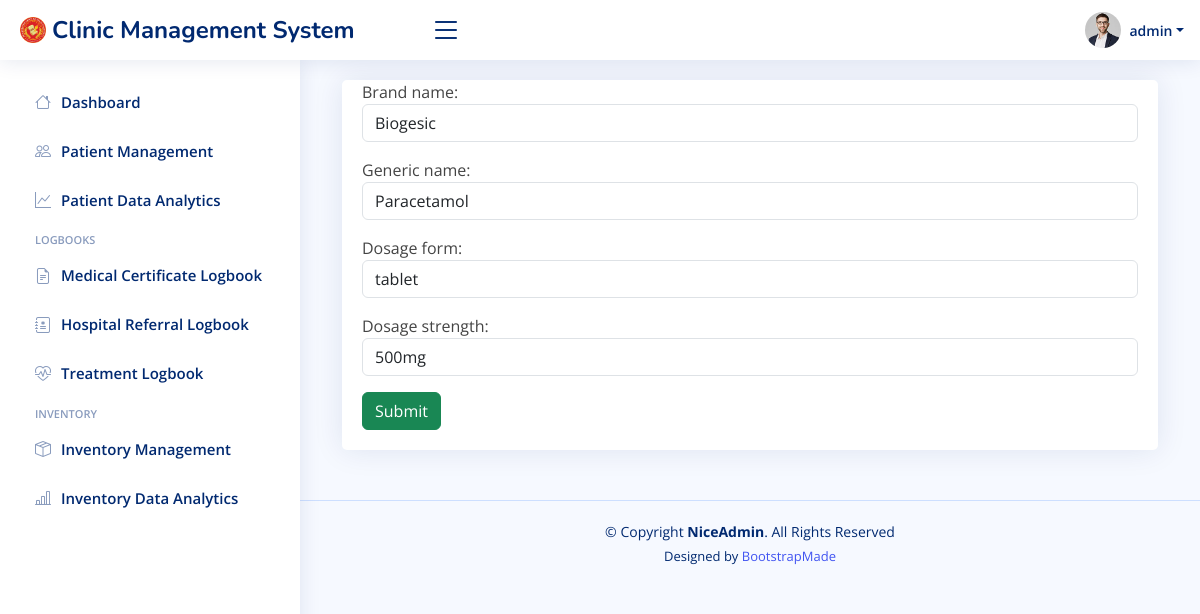
Screenshot of /medicineform-update/1/ (signed in) with the database file from the repository.
### cms/models.py (models this page shows, shortened)
class Medicine(models.Model):
    created_at = models.DateTimeField(auto_now_add=True)
    updated_at = models.DateTimeField(auto_now=True)
    brand_name = models.CharField(max_length=100)
    generic_name = models.CharField(max_length=100)
    dosage_form = models.CharField(max_length=100)
    dosage_strength = models.CharField(max_length=100)
    provider = models.CharField(max_length=100, blank=True, null=True)
    provider_updated = models.CharField(max_length=100, blank=True)

### cms/views.py (the view, shortened to what this page needs)
# urls.py: path('medicineform-update/<str:pk>/', views.medicineform_update_view, name="Medicine Update"),
@login_required(login_url="Login")
def medicineform_update_view(request, pk):
    medicine_instance = get_object_or_404(Medicine, id=pk)
    form = MedicineForm(instance=medicine_instance)
    context = {'form':form}
    return render(request, 'cms/medicine-form.html', context)

### cms/forms.py
class MedicineForm(forms.ModelForm):
    class Meta:
        model = Medicine
        fields = '__all__'
        exclude = ('created_at', 'provider', 'updated_at', 'provider_updated')
        widgets = {
            'brand_name': forms.TextInput(attrs={'class': 'form-control'}),
            'generic_name': forms.TextInput(attrs={'class': 'form-control'}),
            'dosage_form': forms.TextInput(attrs={'class': 'form-control'}),
            'dosage_strength': forms.TextInput(attrs={'class': 'form-control'}),
        }

### cms/templates/cms/medicine-form.html (shortened to what this page needs)
{% extends "cms/base.html" %}
{% block content %}
<div class="container">
    <div class="row">
        <div class="col-sm">
            <div class="card card-body">
                <div class="form-group">
                    <form action="" method="POST">
                        {{form.as_p}}
                        <input class="btn btn-success" type="submit" value="Submit">
                    </form>
                </div>
            </div>
        </div>
    </div>
</div>
{% endblock content %}

### cms/templates/cms/base.html (shortened to what this page needs)
{% load static %}
<!DOCTYPE html>
<html lang="en">
<head>
  <link href="{% static "cms/assets/vendor/bootstrap/css/bootstrap.min.css" %}" rel="stylesheet">
  <link href="{% static "cms/assets/vendor/bootstrap-icons/bootstrap-icons.css" %}" rel="stylesheet">
  <link href="{% static "cms/assets/vendor/boxicons/css/boxicons.min.css" %}" rel="stylesheet">
  <link href="{% static "cms/assets/vendor/quill/quill.snow.css" %}" rel="stylesheet">
  <link href="{% static "cms/assets/vendor/quill/quill.bubble.css" %}" rel="stylesheet">
  <link href="{% static "cms/assets/vendor/remixicon/remixicon.css" %}s" rel="stylesheet">
  <link href="{% static "cms/assets/vendor/simple-datatables/style.css" %}" rel="stylesheet">
  <link href="{% static "cms/assets/css/style.css" %}" rel="stylesheet">
</head>
<body>
  <header id="header" class="header fixed-top d-flex align-items-center">
    <div class="d-flex align-items-center justify-content-between">
      <a href={% url 'Dashboard' %} class="logo d-flex align-items-center">
        <img src="{% static "cms/assets/img/dhvsu_logo.png" %}" alt="">
        <span class="d-none d-lg-block">Clinic Management System</span>
      </a>
      <i class="bi bi-list toggle-sidebar-btn"></i>
    </div>
    <nav class="header-nav ms-auto">
      <ul class="d-flex align-items-center">
        <li class="nav-item dropdown pe-3">
          <a class="nav-link nav-profile d-flex align-items-center pe-0" href="#" data-bs-toggle="dropdown">
            <img src="{% static "cms/assets/img/profile-img.jpg" %}" alt="Profile" class="rounded-circle">
            <span class="d-none d-md-block dropdown-toggle ps-2">{{ user.username }}</span>
          </a>
        </li>
      </ul>
    </nav>
  </header>
  <aside id="sidebar" class="sidebar">
    <ul class="sidebar-nav" id="sidebar-nav">
      <li class="nav-item">
        <a class="nav-link collapsed" href={% url "Dashboard" %}>
          <i class="bi bi-house"></i>
          <span>Dashboard</span>
      </li>
      <li class="nav-item">
        <a class="nav-link collapsed" href={% url "Patient Data" %}>
          <i class="bi bi-people"></i>
          <span>Patient Management</span>
      </li>
      <li class="nav-item">
        <a class="nav-link collapsed" href="{% url 'department_cases_chart' %}">
          <i class="bi bi-graph-up"></i>
          <span>Patient Data Analytics</span>
        </a>
      </li>
      <li class="nav-heading">Logbooks</li>
      <li class="nav-item">
        <a class="nav-link collapsed" href={% url "Medcert Data" %}>
          <i class="bi bi-file-earmark-text"></i>
          <span>Medical Certificate Logbook</span>
      </li>
      <li class="nav-item">
        <a class="nav-link collapsed" href={% url "Referral Data" %}>
          <i class="bi bi-journal-medical"></i>
          <span>Hospital Referral Logbook</span>
      </li>
      <li class="nav-item">
        <a class="nav-link collapsed" href={% url "Treatment Data" 0 %}>
          <i class="bi bi-heart-pulse"></i>
          <span>Treatment Logbook</span>
      </li>
      <li class="nav-heading">Inventory</li>
      <li class="nav-item">
        <a class="nav-link collapsed" href={% url "Inventory Data" %}>
          <i class="bi bi-box-seam"></i>
          <span>Inventory Management</span>
      </li>
      <li class="nav-item">
        <a class="nav-link collapsed" href={% url "chart" %}>
          <i class="bi bi-bar-chart-line"></i>
          <span>Inventory Data Analytics</span>
      </li>
    </ul>
  </aside>
  <main id="main" class="main">
    {% block content %}
    {% endblock content %}
  </main>
  <footer id="footer" class="footer">
    <div class="copyright">
      &copy; Copyright <strong><span>NiceAdmin</span></strong>. All Rights Reserved
    </div>
    <div class="credits">
      Designed by <a href="https://bootstrapmade.com/">BootstrapMade</a>
    </div>
  </footer>
</body>
</html>

### cms/static/cms/assets/css/style.css (style rules this page uses)
:root { scroll-behavior: smooth; }
body { font-family: "Open Sans", sans-serif; background: #f6f9ff; color: #444444; }
a { color: #4154f1; text-decoration: none; }
#main { margin-top: 60px; padding: 20px 30px; transition: all 0.3s; }
.card { margin-bottom: 30px; border: none; border-radius: 5px; box-shadow: 0px 0 30px rgba(1, 41, 112, 0.1); }
.card-body { padding: 0 20px 20px 20px; }
.logo { line-height: 1; }
@media (min-width: 1200px) { .logo { width: 400px; } }
.logo img { max-height: 26px; margin-right: 6px; }
.logo span { font-size: 24px; font-weight: 700; color: #012970; font-family: "Nunito", sans-serif; }
.header { transition: all 0.5s; z-index: 997; height: 60px; box-shadow: 0px 2px 20px rgba(1, 41, 112, 0.1); background-color: #fff; padding-left: 20px; }
.header .toggle-sidebar-btn { font-size: 32px; padding-left: 10px; cursor: pointer; color: #012970; }
.header-nav ul { list-style: none; }
.header-nav>ul { margin: 0; padding: 0; }
.header-nav .nav-profile { color: #012970; }
.header-nav .nav-profile img { max-height: 36px; }
.header-nav .nav-profile span { font-size: 14px; font-weight: 600; }
.sidebar { position: fixed; top: 60px; left: 0; bottom: 0; width: 300px; z-index: 996; transition: all 0.3s; padding: 20px; overflow-y: auto; scrollbar-width: thin; scrollbar-color: #aab7cf transparent; box-shadow: 0px 0px 20px rgba(1, 41, 112, 0.1); background-color: #fff; }
@media (min-width: 1200px) { #main, #footer { margin-left: 300px; } }
.sidebar-nav { padding: 0; margin: 0; list-style: none; }
.sidebar-nav li { padding: 0; margin: 0; list-style: none; }
.sidebar-nav .nav-item { margin-bottom: 5px; }
.sidebar-nav .nav-heading { font-size: 11px; text-transform: uppercase; color: #899bbd; font-weight: 600; margin: 10px 0 5px 15px; }
.sidebar-nav .nav-link { display: flex; align-items: center; font-size: 15px; font-weight: 600; color: #4154f1; transition: 0.3; background: #f6f9ff; padding: 10px 15px; border-radius: 4px; }
.sidebar-nav .nav-link i { font-size: 16px; margin-right: 10px; color: #4154f1; }
.sidebar-nav .nav-link.collapsed { color: #012970; background: #fff; }
.sidebar-nav .nav-link.collapsed i { color: #899bbd; }
.footer { padding: 20px 0; font-size: 14px; transition: all 0.3s; border-top: 1px solid #cddfff; }
.footer .copyright { text-align: center; color: #012970; }
.footer .credits { padding-top: 5px; text-align: center; font-size: 13px; color: #012970; }

### rows the page displays
Medicine: brand_name "Biogesic", generic_name "Paracetamol", dosage_form "tablet", dosage_strength "500mg"

### other values shown
{{ user.username }} "admin"
